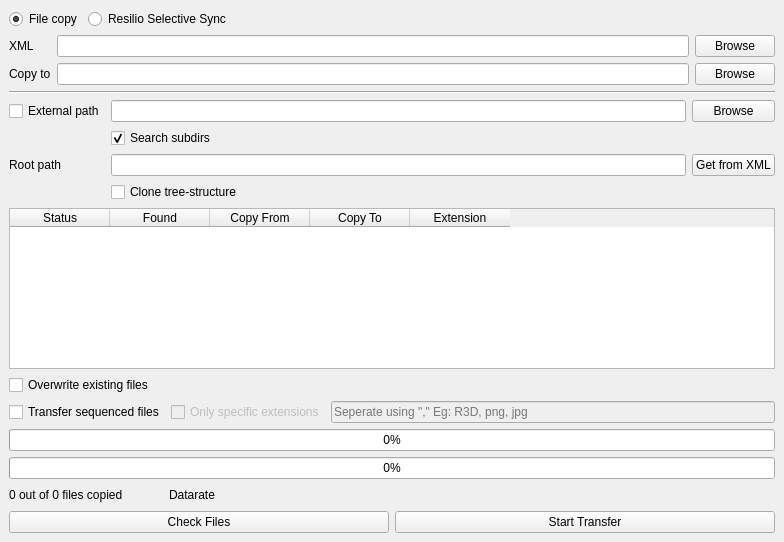
<?xml version="1.0" encoding="UTF-8"?>
<ui version="4.0">
 <class>MainWindow</class>
 <widget class="QMainWindow" name="MainWindow">
  <property name="geometry">
   <rect>
    <x>0</x>
    <y>0</y>
    <width>784</width>
    <height>542</height>
   </rect>
  </property>
  <property name="windowTitle">
   <string>XML File Copy</string>
  </property>
  <widget class="QWidget" name="centralwidget">
   <property name="enabled">
    <bool>true</bool>
   </property>
   <property name="sizePolicy">
    <sizepolicy hsizetype="Maximum" vsizetype="Maximum">
     <horstretch>0</horstretch>
     <verstretch>0</verstretch>
    </sizepolicy>
   </property>
   <layout class="QVBoxLayout" name="verticalLayout_2">
    <item>
     <layout class="QHBoxLayout" name="horizontalLayout_5">
      <item>
       <widget class="QRadioButton" name="rb_filecopy">
        <property name="text">
         <string>File copy</string>
        </property>
        <property name="checked">
         <bool>true</bool>
        </property>
       </widget>
      </item>
      <item>
       <widget class="QRadioButton" name="rb_resilio">
        <property name="text">
         <string>Resilio Selective Sync</string>
        </property>
       </widget>
      </item>
      <item>
       <spacer name="horizontalSpacer_3">
        <property name="orientation">
         <enum>Qt::Horizontal</enum>
        </property>
        <property name="sizeHint" stdset="0">
         <size>
          <width>40</width>
          <height>20</height>
         </size>
        </property>
       </spacer>
      </item>
     </layout>
    </item>
    <item>
     <layout class="QGridLayout" name="gridLayout">
      <item row="0" column="3">
       <widget class="QPushButton" name="btn_xml">
        <property name="text">
         <string>Browse</string>
        </property>
       </widget>
      </item>
      <item row="0" column="0">
       <widget class="QLabel" name="lb_xml">
        <property name="text">
         <string>XML</string>
        </property>
       </widget>
      </item>
      <item row="0" column="2">
       <widget class="QLineEdit" name="path_xml"/>
      </item>
      <item row="1" column="0">
       <widget class="QLabel" name="lb_copy">
        <property name="text">
         <string>Copy to</string>
        </property>
       </widget>
      </item>
      <item row="1" column="2">
       <widget class="QLineEdit" name="path_copy"/>
      </item>
      <item row="1" column="3">
       <widget class="QPushButton" name="btn_copy">
        <property name="text">
         <string>Browse</string>
        </property>
       </widget>
      </item>
     </layout>
    </item>
    <item>
     <widget class="Line" name="line">
      <property name="orientation">
       <enum>Qt::Horizontal</enum>
      </property>
     </widget>
    </item>
    <item>
     <layout class="QGridLayout" name="gridLayout_2">
      <item row="1" column="0">
       <widget class="QCheckBox" name="cb_external">
        <property name="text">
         <string>External path</string>
        </property>
       </widget>
      </item>
      <item row="4" column="0">
       <widget class="QLabel" name="lb_root">
        <property name="text">
         <string>Root path</string>
        </property>
       </widget>
      </item>
      <item row="4" column="1">
       <widget class="QLineEdit" name="path_root">
        <property name="enabled">
         <bool>true</bool>
        </property>
       </widget>
      </item>
      <item row="5" column="1">
       <widget class="QCheckBox" name="cb_clone">
        <property name="text">
         <string>Clone tree-structure</string>
        </property>
       </widget>
      </item>
      <item row="1" column="1">
       <widget class="QLineEdit" name="path_external"/>
      </item>
      <item row="3" column="1">
       <widget class="QCheckBox" name="cb_subdirs">
        <property name="text">
         <string>Search subdirs</string>
        </property>
        <property name="checked">
         <bool>true</bool>
        </property>
       </widget>
      </item>
      <item row="4" column="2">
       <widget class="QPushButton" name="btn_root">
        <property name="text">
         <string>Get from XML</string>
        </property>
       </widget>
      </item>
      <item row="1" column="2">
       <widget class="QPushButton" name="btn_external">
        <property name="text">
         <string>Browse</string>
        </property>
       </widget>
      </item>
     </layout>
    </item>
    <item>
     <widget class="QTableWidget" name="tw_status">
      <property name="alternatingRowColors">
       <bool>true</bool>
      </property>
      <property name="selectionMode">
       <enum>QAbstractItemView::SingleSelection</enum>
      </property>
      <property name="horizontalScrollMode">
       <enum>QAbstractItemView::ScrollPerPixel</enum>
      </property>
      <property name="wordWrap">
       <bool>false</bool>
      </property>
      <column>
       <property name="text">
        <string>Status</string>
       </property>
      </column>
      <column>
       <property name="text">
        <string>Found</string>
       </property>
      </column>
      <column>
       <property name="text">
        <string>Copy From</string>
       </property>
      </column>
      <column>
       <property name="text">
        <string>Copy To</string>
       </property>
      </column>
      <column>
       <property name="text">
        <string>Extension</string>
       </property>
      </column>
     </widget>
    </item>
    <item>
     <layout class="QHBoxLayout" name="horizontalLayout"/>
    </item>
    <item>
     <layout class="QVBoxLayout" name="verticalLayout">
      <item>
       <widget class="QCheckBox" name="cb_overwrite">
        <property name="text">
         <string>Overwrite existing files</string>
        </property>
       </widget>
      </item>
      <item>
       <layout class="QHBoxLayout" name="horizontalLayout_4">
        <item>
         <widget class="QCheckBox" name="cb_sequence">
          <property name="text">
           <string>Transfer sequenced files</string>
          </property>
         </widget>
        </item>
        <item>
         <widget class="QCheckBox" name="cb_extensions">
          <property name="enabled">
           <bool>false</bool>
          </property>
          <property name="text">
           <string>Only specific extensions</string>
          </property>
         </widget>
        </item>
        <item>
         <widget class="QLineEdit" name="le_extensions">
          <property name="enabled">
           <bool>false</bool>
          </property>
          <property name="placeholderText">
           <string>Seperate using &quot;,&quot; Eg: R3D, png, jpg</string>
          </property>
         </widget>
        </item>
       </layout>
      </item>
     </layout>
    </item>
    <item>
     <widget class="QProgressBar" name="pb_file">
      <property name="value">
       <number>0</number>
      </property>
     </widget>
    </item>
    <item>
     <widget class="QProgressBar" name="pb_total">
      <property name="value">
       <number>0</number>
      </property>
      <property name="textVisible">
       <bool>true</bool>
      </property>
      <property name="orientation">
       <enum>Qt::Horizontal</enum>
      </property>
      <property name="invertedAppearance">
       <bool>false</bool>
      </property>
     </widget>
    </item>
    <item>
     <layout class="QHBoxLayout" name="horizontalLayout_3">
      <item>
       <widget class="QLabel" name="lb_info">
        <property name="text">
         <string>0 out of 0 files copied</string>
        </property>
       </widget>
      </item>
      <item>
       <spacer name="horizontalSpacer">
        <property name="orientation">
         <enum>Qt::Horizontal</enum>
        </property>
        <property name="sizeType">
         <enum>QSizePolicy::Fixed</enum>
        </property>
        <property name="sizeHint" stdset="0">
         <size>
          <width>40</width>
          <height>20</height>
         </size>
        </property>
       </spacer>
      </item>
      <item>
       <widget class="QLabel" name="lb_datarate">
        <property name="text">
         <string>Datarate</string>
        </property>
       </widget>
      </item>
      <item>
       <spacer name="horizontalSpacer_2">
        <property name="orientation">
         <enum>Qt::Horizontal</enum>
        </property>
        <property name="sizeHint" stdset="0">
         <size>
          <width>40</width>
          <height>20</height>
         </size>
        </property>
       </spacer>
      </item>
     </layout>
    </item>
    <item>
     <layout class="QHBoxLayout" name="horizontalLayout_2">
      <item>
       <widget class="QPushButton" name="btn_check">
        <property name="text">
         <string>Check Files</string>
        </property>
       </widget>
      </item>
      <item>
       <widget class="QPushButton" name="btn_transfer">
        <property name="text">
         <string>Start Transfer</string>
        </property>
       </widget>
      </item>
     </layout>
    </item>
   </layout>
  </widget>
 </widget>
 <resources/>
 <connections/>
</ui>
